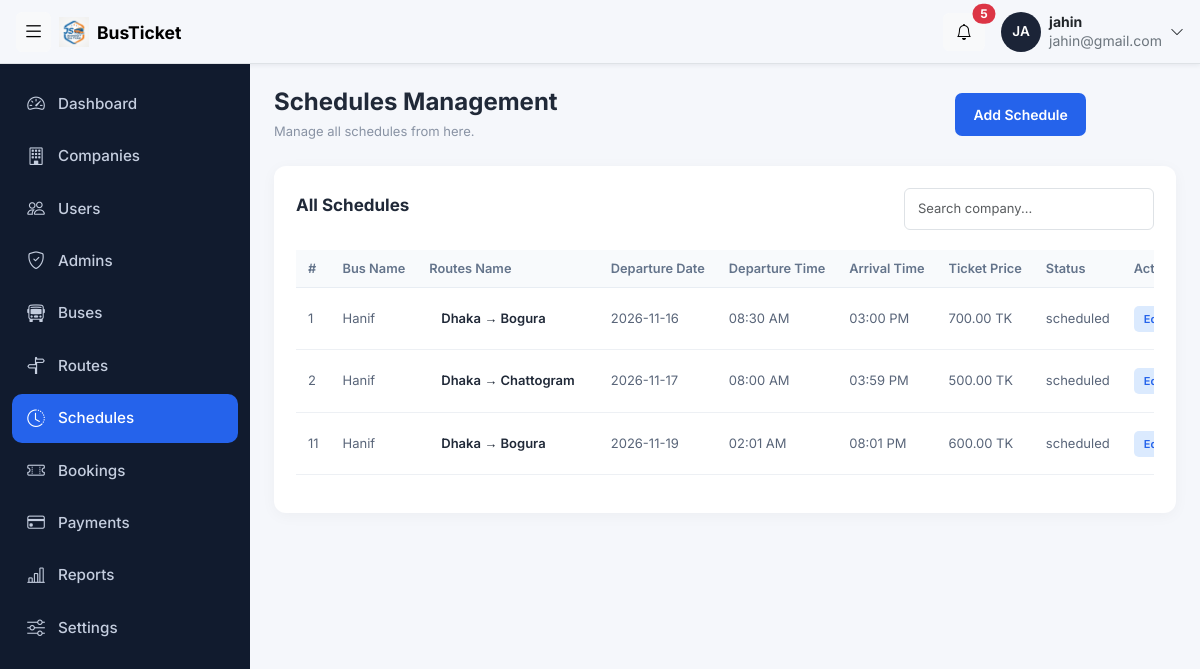
/admin/schedules.php (signed in), run on the app's committed database.
### tables this page shows
CREATE TABLE `schedules` (
  `schedule_id` int(11) NOT NULL,
  `bus_id` int(11) NOT NULL,
  `route_id` int(11) NOT NULL,
  `departure_date` date NOT NULL,
  `departure_time` time NOT NULL,
  `arrival_time` time NOT NULL,
  `ticket_price` decimal(10,2) NOT NULL,
  `status` enum('scheduled','completed','cancelled') NOT NULL
);

CREATE TABLE `buses` (
  `bus_id` int(11) NOT NULL,
  `company_id` int(11) NOT NULL,
  `bus_name` varchar(100) NOT NULL,
  `bus_type` enum('AC','Non-AC','Sleeper','Business Class') NOT NULL,
  `total_seats` int(11) NOT NULL,
  `status` enum('active','inactive') NOT NULL,
  `bus_number` varchar(50) NOT NULL
);

CREATE TABLE `routes` (
  `route_id` int(11) NOT NULL,
  `source` varchar(100) NOT NULL,
  `destination` varchar(100) NOT NULL,
  `distance` decimal(10,2) NOT NULL,
  `status` enum('active','inactive') NOT NULL
);

### admin/schedules.php (the view, shortened to what this page needs)
<?php
include '../config/db.php';
$sql = "SELECT
        schedules.schedule_id,
        buses.bus_name,
        routes.source,
        routes.destination,
        schedules.departure_date,
        schedules.departure_time,
        schedules.arrival_time,
        schedules.ticket_price,
        schedules.status
        FROM  schedules INNER JOIN buses
        ON schedules.bus_id = buses.bus_id
        INNER JOIN routes
        ON schedules.route_id = routes.route_id
        ORDER BY schedules.departure_date ASC";
        $raw = $conn->query($sql);
?>
<!DOCTYPE html>
<html lang="bn">
<head>
    <?php
    include '../includes/admin_css.php';
    ?>
</head>
<body>
    <?php
    include '../includes/topbar.php';
    ?>
    <div class="layout">
        <?php
        include '../includes/schedules_bar.php';
        ?>
        <div class="container-fluid py-4 px-4">
            <div class="page-header">
                <div>
                    <h3>Schedules Management</h3>
                    <p>Manage all schedules from here.</p>
                </div>
                <button class="btn-add" id="openForm" type="button">Add Schedule</button>
            </div>
            <div class="company-card">
                <div class="table-header">
                    <h5>All Schedules</h5>
                    <input type="text" id="searchInput"
                        class="form-control search-box"
                        placeholder="Search company...">
                </div>
                <div class="table-responsive">
                    <table class="table company-table" id="companyTable">
                        <thead>
                            <tr>
                                <th>#</th>
                                <th>Bus Name</th>
                                <th>Routes Name</th>
                                <th>Departure Date</th>
                                <th>Departure Time</th>
                                <th>Arrival Time</th>
                                <th>Ticket Price</th>
                                <th>Status</th>
                                <th>Action </th>
                            </tr>
                        </thead>
                        <tbody>
                            <?php
                            if($raw->num_rows>0){
                             while ($row = $raw->fetch_assoc()) { ?>
                                <tr>
                                    <td>
                                         <?php echo $row['schedule_id']; ?>
                                    </td>
                                    <td>
                                         <?php echo $row['bus_name']; ?>
                                    </td>
                                    <td>
                                        <div class="company-name">
                                           <?php echo $row['source'] . ' → ' . $row['destination']; ?>
                                        </div>
                                    </td>
                                    <td>
                                          <?php echo $row['departure_date']; ?>
                                    </td>
                                    <td>
                                <?php echo date('h:i A', strtotime($row['departure_time'])); ?>
                                    </td>
                                    <td>
                                        <?php echo date('h:i A', strtotime($row['arrival_time'])); ?>
                                    </td>
                                    <td>
                                         <?php echo number_format((float)$row['ticket_price'], 2) . ' TK'; ?>
                                    </td>
                                     <td>
                                         <?php echo $row['status']; ?>
                                    </td>
                                    <td>
                                        <a class="action-btn edit" href="schedule_edit.php?schedule_id=<?php echo $row['schedule_id']; ?>">
                                            Edit
                                        </a>
                                    </td>
                                </tr>
                            <?php
                             } };
                            ?>
                        </tbody>
                    </table>
                </div>
            </div>
        </div>
</body>
</html>

### assets/css/admin.css (style rules this page uses)
:root { --topbar-h: 64px; --sidebar-w: 250px; --sidebar-w-collapsed: 72px; --brand: #2563eb; --ink: #1b2437; --bg: #f4f6fa; }
body { background: var(--bg); color: var(--ink); font-family: "Inter", "Nirmala UI", system-ui, sans-serif; }
.search-box { position: relative; flex: 1; max-width: 460px; }
.layout { display: flex; min-height: calc(100vh - var(--topbar-h)); margin-top: var(--topbar-h); }
.layout > .sidebar + * { flex: 1; min-width: 0; margin-left: var(--sidebar-w); transition: margin-left .25s ease; }
.table th { font-size: .8rem; color: #5b6679; white-space: nowrap; }
.table td { white-space: nowrap; }

### assets/css/companies.css (style rules this page uses)
body { background: #f5f7fb; font-family: 'Inter', sans-serif; color: #202938; }
.page-header { display: flex; justify-content: space-between; align-items: center; margin-bottom: 25px; width: 90%; }
.page-header h3 { font-size: 24px; font-weight: 700; margin-bottom: 5px; }
.page-header p, .form-heading p { color: #8993a4; font-size: 13px; margin: 0; }
.btn-add { background: #2563eb; color: white; border: none; padding: 11px 18px; border-radius: 7px; font-size: 14px; font-weight: 600; }
.company-card { background: white; border-radius: 12px; padding: 22px; box-shadow: 0 3px 15px rgba(0,0,0,0.04); }
.table-header { display: flex; justify-content: space-between; align-items: center; margin-bottom: 20px; }
.table-header h5 { font-size: 17px; font-weight: 700; }
.search-box { max-width: 250px; font-size: 13px; padding: 10px 13px; }
.company-table { vertical-align: middle; font-size: 13px; width: 100%; }
.company-table thead th { background: #f8fafc; color: #64748b; font-weight: 600; padding: 9px 12px; white-space: nowrap; border-bottom: 1px solid #e8edf3; }
.company-table tbody td { padding: 9px 12px; color: #596579; border-bottom: 1px solid #edf0f4; }
.company-name { color: #202938; font-weight: 600; padding: 12px; }
.action-btn { border: none; padding: 6px 10px; border-radius: 5px; font-size: 11px; font-weight: 600; margin-right: 3px; }
.edit { background: #dbeafe; color: #2563eb; }
a { text-decoration: none; }

### assets/css/adminbar.css (style rules this page uses)
body { background: #f5f7fb; font-family: 'Inter', sans-serif; color: #202938; }
.page-header { display: flex; justify-content: space-between; align-items: center; margin-bottom: 25px; }
.page-header h3 { font-size: 24px; font-weight: 700; margin-bottom: 5px; }
.page-header p, .form-heading p { color: #8993a4; font-size: 13px; margin: 0; }
.btn-add { background: #2563eb; color: white; border: none; padding: 11px 18px; border-radius: 7px; font-size: 14px; font-weight: 600; }
.company-card { background: white; border-radius: 12px; padding: 22px; box-shadow: 0 3px 15px rgba(0,0,0,0.04); }
.table-header { display: flex; justify-content: space-between; align-items: center; margin-bottom: 20px; }
.table-header h5 { font-size: 17px; font-weight: 700; }
.search-box { max-width: 250px; font-size: 13px; padding: 10px 13px; }
.company-table { vertical-align: middle; font-size: 13px; width: 100%; }
.company-table thead th { background: #f8fafc; color: #64748b; font-weight: 600; padding: 9px 12px; white-space: nowrap; border-bottom: 1px solid #e8edf3; }
.company-table tbody td { padding: 9px 12px; color: #596579; border-bottom: 1px solid #edf0f4; }
.company-name { color: #202938; font-weight: 600; padding: 12px; }
.action-btn { border: none; padding: 6px 10px; border-radius: 5px; font-size: 11px; font-weight: 600; margin-right: 3px; }
.edit { background: #dbeafe; color: #2563eb; text-decoration: none; }
a { text-decoration: none; }

### data on the page
schedules: schedule_id "1", bus.bus_name "Hanif", route.source "Dhaka", route.destination "Bogura", departure_date "2026-11-16", departure_time "08:30 AM", arrival_time "03:00 PM", ticket_price "700.00", status "scheduled"
schedules: schedule_id "2", bus.bus_name "Hanif", route.source "Dhaka", route.destination "Chattogram", departure_date "2026-11-17", departure_time "08:00 AM", arrival_time "03:59 PM", ticket_price "500.00", status "scheduled"
schedules: schedule_id "11", bus.bus_name "Hanif", route.source "Dhaka", route.destination "Bogura", departure_date "2026-11-19", departure_time "02:01 AM", arrival_time "08:01 PM", ticket_price "600.00", status "scheduled"

### other printed values
substr($_SESSION['name'], 0, 2) "JA"
$_SESSION['name'] "jahin"
$_SESSION['email'] "jahin@gmail.com"
